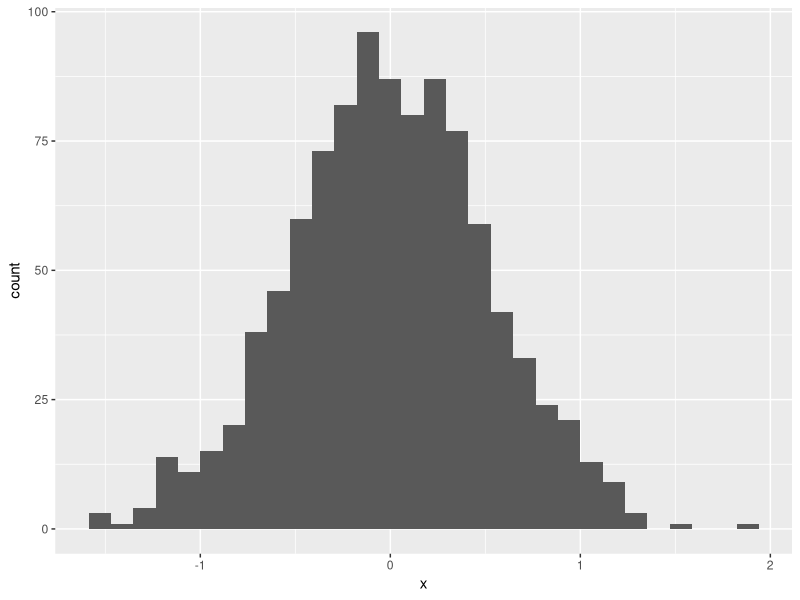
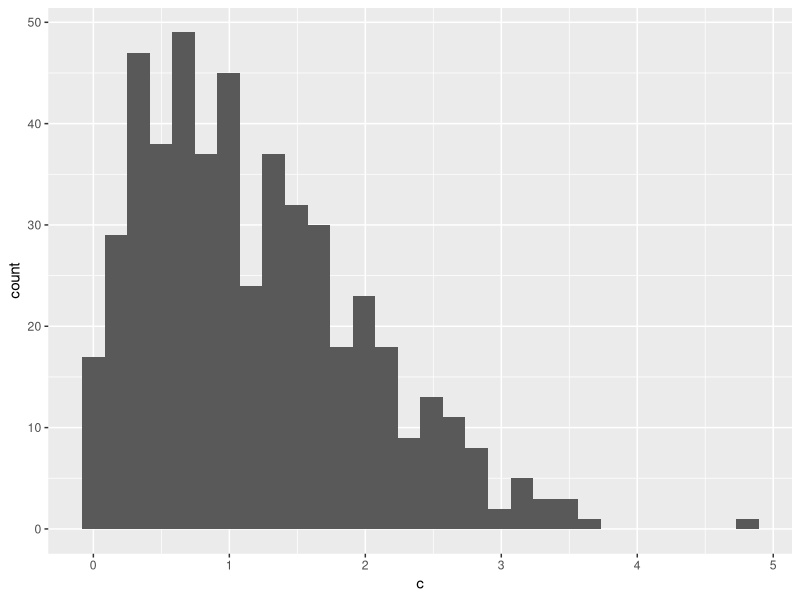

Generate these figures, in order, with R:
## ---- chunk 1
library(tidyverse)
## ---- chunk 2
samp = rnorm(100)
length(samp)
## ---- chunk 3

set.seed(1)

plot_df = tibble(
  x = rnorm(1000, sd = .5),
  y = 1 + 2 * x + rnorm(1000)
)

ggplot(plot_df, aes(x = x)) + geom_histogram()
## ---- chunk 4
set.seed(1)

try = tibble(
  a = rnorm(500, mean = 1),
  b = a > 0,
  c = abs(a)
)

ggplot(try, aes(x = c)) + geom_histogram()

